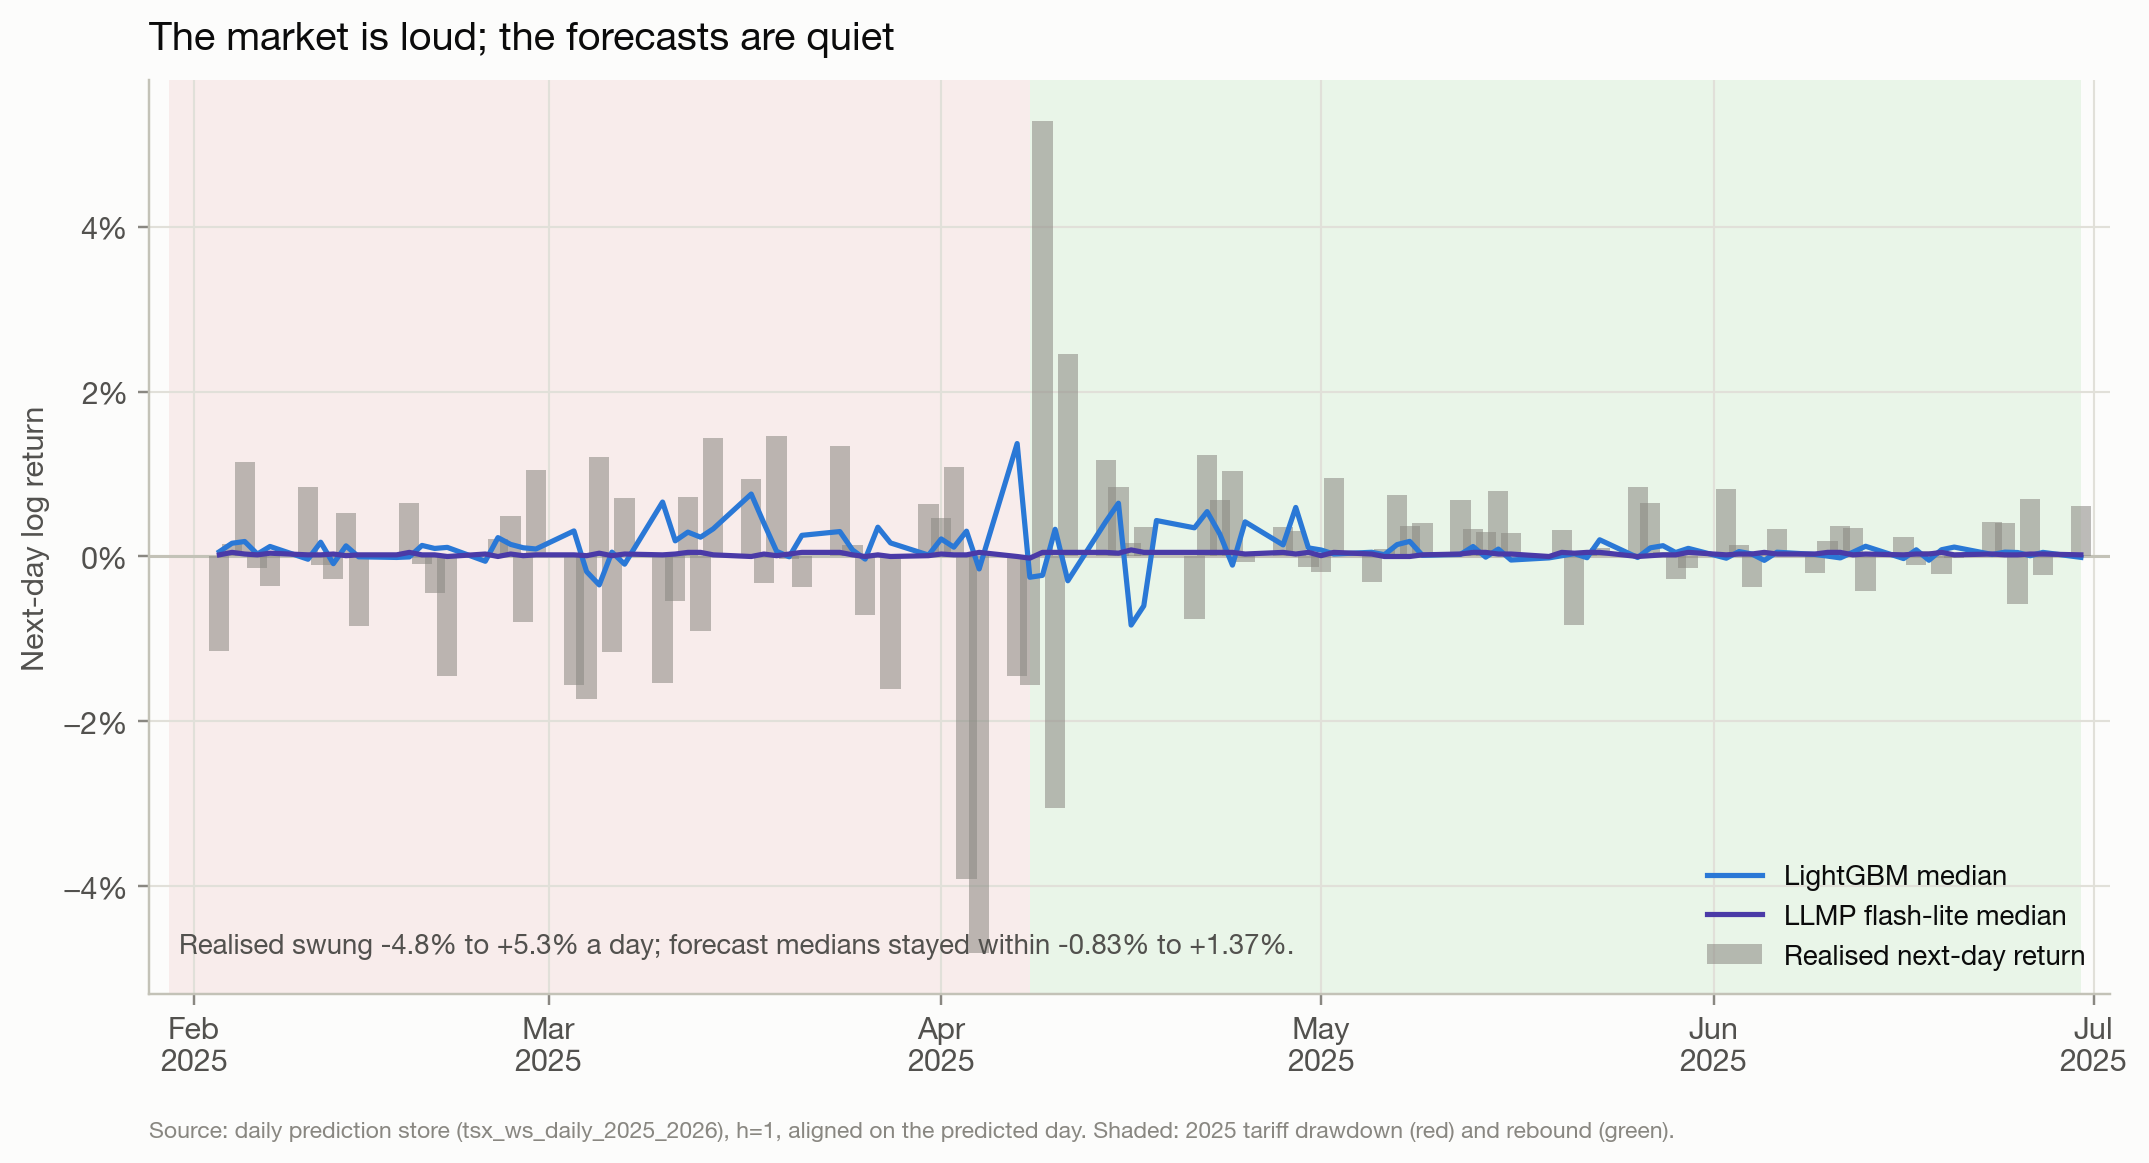

This figure's Python source:
"""fig5: the market is loud, the forecasts are quiet.

Median h=1 forecasts vs the realised next-day return over the 2025 tariff
drawdown-and-rebound stretch. The realised series swings several percent a day;
the forecast medians (a conventional model and the lite LLM-Process) barely leave
zero -- efficiency made visual. Both are aligned on the day being predicted
(forecast_date).

Run: ``python blog/part-1/assets/fig5_quiet_vs_loud.py``
"""

from __future__ import annotations

import _blogdata as bd
import matplotlib.dates as mdates
import matplotlib.pyplot as plt


SPEC = "tsx_ws_daily_2025_2026"
WIN_START = "2025-02-01"
WIN_END = "2025-06-30"

FORECASTS = [
    ("darts_lightgbm", "LightGBM median", bd.CAT["blue"]),
    ("llmp_quantile_grid_tsx_ws[gemini-3.1-flash-lite-preview]", "LLMP flash-lite median", bd.CAT["violet"]),
]


def _median_by_forecast_date(model: str) -> "object":
    preds = bd.load_predictions(SPEC, model, "tsx_logret_1b")
    s = preds.reset_index().set_index("forecast_date")["median"].sort_index()
    return s[WIN_START:WIN_END]


def main() -> None:
    bd.apply_style()

    realized = bd.realized("tsx_logret_1b")[WIN_START:WIN_END]
    fig, ax = plt.subplots(figsize=(11.5, 5.4))

    # Landmark shading for context.
    for lm in bd.landmarks():
        if lm["end"] < realized.index.min() or lm["start"] > realized.index.max():
            continue
        wash = {"drawdown": bd.STATUS["critical"], "rebound": bd.STATUS["good"]}[lm["kind"]]
        ax.axvspan(lm["start"], lm["end"], color=wash, alpha=0.08, lw=0, zorder=0)

    # Realised return: loud vertical stems.
    ax.bar(
        realized.index,
        realized.values,
        width=1.6,
        color=bd.INK["muted"],
        alpha=0.55,
        label="Realised next-day return",
        zorder=2,
    )

    med_ranges = []
    for model, label, color in FORECASTS:
        s = _median_by_forecast_date(model)
        ax.plot(s.index, s.values, color=color, lw=1.7, label=label, zorder=4)
        med_ranges.append((s.min(), s.max()))

    ax.axhline(0, color=bd.INK["axis"], lw=1.0, zorder=1)

    r_lo, r_hi = realized.min() * 100, realized.max() * 100
    m_lo = min(m[0] for m in med_ranges) * 100
    m_hi = max(m[1] for m in med_ranges) * 100
    ax.text(
        0.015,
        0.045,
        f"Realised swung {r_lo:+.1f}% to {r_hi:+.1f}% a day; forecast medians stayed within {m_lo:+.2f}% to {m_hi:+.2f}%.",
        transform=ax.transAxes,
        fontsize=9,
        color=bd.INK["secondary"],
        ha="left",
    )

    ax.set_title(
        "The market is loud; the forecasts are quiet",
        fontsize=13,
        fontweight="bold",
        loc="left",
        pad=10,
    )
    ax.set_ylabel("Next-day log return")
    ax.yaxis.set_major_formatter(plt.matplotlib.ticker.PercentFormatter(xmax=1.0, decimals=0))
    ax.xaxis.set_major_locator(mdates.MonthLocator())
    ax.xaxis.set_major_formatter(mdates.DateFormatter("%b\n%Y"))
    ax.margins(x=0.01)
    ax.legend(loc="lower right", fontsize=9)

    fig.text(
        0.125,
        -0.01,
        "Source: daily prediction store (tsx_ws_daily_2025_2026), h=1, aligned on the predicted day. "
        "Shaded: 2025 tariff drawdown (red) and rebound (green).",
        fontsize=7.5,
        color=bd.INK["muted"],
        ha="left",
    )

    out = bd.savefig(fig, "fig5_quiet_vs_loud.png")
    print(f"wrote {out}  realised [{r_lo:.2f},{r_hi:.2f}]%  medians [{m_lo:.3f},{m_hi:.3f}]%")


if __name__ == "__main__":
    main()
